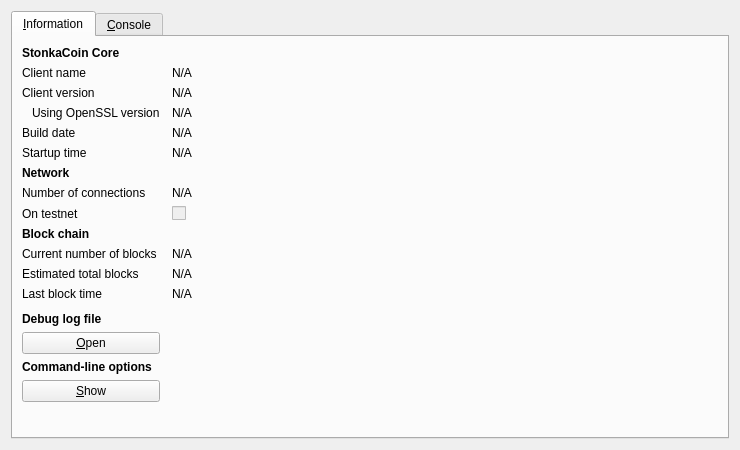
<?xml version="1.0" encoding="UTF-8"?>
<ui version="4.0">
 <class>RPCConsole</class>
 <widget class="QDialog" name="RPCConsole">
  <property name="geometry">
   <rect>
    <x>0</x>
    <y>0</y>
    <width>740</width>
    <height>450</height>
   </rect>
  </property>
  <property name="windowTitle">
   <string>StonkaCoin - Debug window</string>
  </property>
  <layout class="QVBoxLayout" name="verticalLayout_2">
   <item>
    <widget class="QTabWidget" name="tabWidget">
     <property name="currentIndex">
      <number>0</number>
     </property>
     <widget class="QWidget" name="tab_info">
      <attribute name="title">
       <string>&amp;Information</string>
      </attribute>
      <layout class="QGridLayout" name="gridLayout" columnstretch="0,1">
       <property name="horizontalSpacing">
        <number>12</number>
       </property>
       <item row="0" column="0">
        <widget class="QLabel" name="label_9">
         <property name="font">
          <font>
           <weight>75</weight>
           <bold>true</bold>
          </font>
         </property>
         <property name="text">
          <string>StonkaCoin Core</string>
         </property>
        </widget>
       </item>
       <item row="1" column="0">
        <widget class="QLabel" name="label_5">
         <property name="text">
          <string>Client name</string>
         </property>
        </widget>
       </item>
       <item row="1" column="1">
        <widget class="QLabel" name="clientName">
         <property name="cursor">
          <cursorShape>IBeamCursor</cursorShape>
         </property>
         <property name="text">
          <string>N/A</string>
         </property>
         <property name="textFormat">
          <enum>Qt::PlainText</enum>
         </property>
         <property name="textInteractionFlags">
          <set>Qt::LinksAccessibleByMouse|Qt::TextSelectableByKeyboard|Qt::TextSelectableByMouse</set>
         </property>
        </widget>
       </item>
       <item row="2" column="0">
        <widget class="QLabel" name="label_6">
         <property name="text">
          <string>Client version</string>
         </property>
        </widget>
       </item>
       <item row="2" column="1">
        <widget class="QLabel" name="clientVersion">
         <property name="cursor">
          <cursorShape>IBeamCursor</cursorShape>
         </property>
         <property name="text">
          <string>N/A</string>
         </property>
         <property name="textFormat">
          <enum>Qt::PlainText</enum>
         </property>
         <property name="textInteractionFlags">
          <set>Qt::LinksAccessibleByMouse|Qt::TextSelectableByKeyboard|Qt::TextSelectableByMouse</set>
         </property>
        </widget>
       </item>
       <item row="3" column="0">
        <widget class="QLabel" name="label_14">
         <property name="text">
          <string>Using OpenSSL version</string>
         </property>
         <property name="indent">
          <number>10</number>
         </property>
        </widget>
       </item>
       <item row="3" column="1">
        <widget class="QLabel" name="openSSLVersion">
         <property name="cursor">
          <cursorShape>IBeamCursor</cursorShape>
         </property>
         <property name="text">
          <string>N/A</string>
         </property>
         <property name="textFormat">
          <enum>Qt::PlainText</enum>
         </property>
         <property name="textInteractionFlags">
          <set>Qt::LinksAccessibleByMouse|Qt::TextSelectableByKeyboard|Qt::TextSelectableByMouse</set>
         </property>
        </widget>
       </item>
       <item row="4" column="0">
        <widget class="QLabel" name="label_12">
         <property name="text">
          <string>Build date</string>
         </property>
        </widget>
       </item>
       <item row="4" column="1">
        <widget class="QLabel" name="buildDate">
         <property name="cursor">
          <cursorShape>IBeamCursor</cursorShape>
         </property>
         <property name="text">
          <string>N/A</string>
         </property>
         <property name="textFormat">
          <enum>Qt::PlainText</enum>
         </property>
         <property name="textInteractionFlags">
          <set>Qt::LinksAccessibleByMouse|Qt::TextSelectableByKeyboard|Qt::TextSelectableByMouse</set>
         </property>
        </widget>
       </item>
       <item row="5" column="0">
        <widget class="QLabel" name="label_13">
         <property name="text">
          <string>Startup time</string>
         </property>
        </widget>
       </item>
       <item row="5" column="1">
        <widget class="QLabel" name="startupTime">
         <property name="cursor">
          <cursorShape>IBeamCursor</cursorShape>
         </property>
         <property name="text">
          <string>N/A</string>
         </property>
         <property name="textFormat">
          <enum>Qt::PlainText</enum>
         </property>
         <property name="textInteractionFlags">
          <set>Qt::LinksAccessibleByMouse|Qt::TextSelectableByKeyboard|Qt::TextSelectableByMouse</set>
         </property>
        </widget>
       </item>
       <item row="6" column="0">
        <widget class="QLabel" name="label_11">
         <property name="font">
          <font>
           <weight>75</weight>
           <bold>true</bold>
          </font>
         </property>
         <property name="text">
          <string>Network</string>
         </property>
        </widget>
       </item>
       <item row="7" column="0">
        <widget class="QLabel" name="label_7">
         <property name="text">
          <string>Number of connections</string>
         </property>
        </widget>
       </item>
       <item row="7" column="1">
        <widget class="QLabel" name="numberOfConnections">
         <property name="cursor">
          <cursorShape>IBeamCursor</cursorShape>
         </property>
         <property name="text">
          <string>N/A</string>
         </property>
         <property name="textFormat">
          <enum>Qt::PlainText</enum>
         </property>
         <property name="textInteractionFlags">
          <set>Qt::LinksAccessibleByMouse|Qt::TextSelectableByKeyboard|Qt::TextSelectableByMouse</set>
         </property>
        </widget>
       </item>
       <item row="8" column="0">
        <widget class="QLabel" name="label_8">
         <property name="text">
          <string>On testnet</string>
         </property>
        </widget>
       </item>
       <item row="8" column="1">
        <widget class="QCheckBox" name="isTestNet">
         <property name="enabled">
          <bool>false</bool>
         </property>
         <property name="text">
          <string/>
         </property>
        </widget>
       </item>
       <item row="9" column="0">
        <widget class="QLabel" name="label_10">
         <property name="font">
          <font>
           <weight>75</weight>
           <bold>true</bold>
          </font>
         </property>
         <property name="text">
          <string>Block chain</string>
         </property>
        </widget>
       </item>
       <item row="10" column="0">
        <widget class="QLabel" name="label_3">
         <property name="text">
          <string>Current number of blocks</string>
         </property>
        </widget>
       </item>
       <item row="10" column="1">
        <widget class="QLabel" name="numberOfBlocks">
         <property name="cursor">
          <cursorShape>IBeamCursor</cursorShape>
         </property>
         <property name="text">
          <string>N/A</string>
         </property>
         <property name="textFormat">
          <enum>Qt::PlainText</enum>
         </property>
         <property name="textInteractionFlags">
          <set>Qt::LinksAccessibleByMouse|Qt::TextSelectableByKeyboard|Qt::TextSelectableByMouse</set>
         </property>
        </widget>
       </item>
       <item row="11" column="0">
        <widget class="QLabel" name="label_4">
         <property name="text">
          <string>Estimated total blocks</string>
         </property>
        </widget>
       </item>
       <item row="11" column="1">
        <widget class="QLabel" name="totalBlocks">
         <property name="cursor">
          <cursorShape>IBeamCursor</cursorShape>
         </property>
         <property name="text">
          <string>N/A</string>
         </property>
         <property name="textFormat">
          <enum>Qt::PlainText</enum>
         </property>
         <property name="textInteractionFlags">
          <set>Qt::LinksAccessibleByMouse|Qt::TextSelectableByKeyboard|Qt::TextSelectableByMouse</set>
         </property>
        </widget>
       </item>
       <item row="12" column="0">
        <widget class="QLabel" name="label_2">
         <property name="text">
          <string>Last block time</string>
         </property>
        </widget>
       </item>
       <item row="12" column="1">
        <widget class="QLabel" name="lastBlockTime">
         <property name="cursor">
          <cursorShape>IBeamCursor</cursorShape>
         </property>
         <property name="text">
          <string>N/A</string>
         </property>
         <property name="textFormat">
          <enum>Qt::PlainText</enum>
         </property>
         <property name="textInteractionFlags">
          <set>Qt::LinksAccessibleByMouse|Qt::TextSelectableByKeyboard|Qt::TextSelectableByMouse</set>
         </property>
        </widget>
       </item>
       <item row="13" column="0">
        <spacer name="verticalSpacer_2">
         <property name="orientation">
          <enum>Qt::Vertical</enum>
         </property>
         <property name="sizeHint" stdset="0">
          <size>
           <width>20</width>
           <height>20</height>
          </size>
         </property>
        </spacer>
       </item>
       <item row="14" column="0">
        <widget class="QLabel" name="labelDebugLogfile">
         <property name="font">
          <font>
           <weight>75</weight>
           <bold>true</bold>
          </font>
         </property>
         <property name="text">
          <string>Debug log file</string>
         </property>
        </widget>
       </item>
       <item row="15" column="0">
        <widget class="QPushButton" name="openDebugLogfileButton">
         <property name="toolTip">
          <string>Open the StonkaCoin debug log file from the current data directory. This can take a few seconds for large log files.</string>
         </property>
         <property name="text">
          <string>&amp;Open</string>
         </property>
         <property name="autoDefault">
          <bool>false</bool>
         </property>
        </widget>
       </item>
       <item row="16" column="0">
        <widget class="QLabel" name="labelCLOptions">
         <property name="font">
          <font>
           <weight>75</weight>
           <bold>true</bold>
          </font>
         </property>
         <property name="text">
          <string>Command-line options</string>
         </property>
        </widget>
       </item>
       <item row="17" column="0">
        <widget class="QPushButton" name="showCLOptionsButton">
         <property name="toolTip">
          <string>Show the StonkaCoin-Qt help message to get a list with possible StonkaCoin command-line options.</string>
         </property>
         <property name="text">
          <string>&amp;Show</string>
         </property>
         <property name="autoDefault">
          <bool>false</bool>
         </property>
        </widget>
       </item>
       <item row="18" column="0">
        <spacer name="verticalSpacer">
         <property name="orientation">
          <enum>Qt::Vertical</enum>
         </property>
         <property name="sizeHint" stdset="0">
          <size>
           <width>20</width>
           <height>40</height>
          </size>
         </property>
        </spacer>
       </item>
      </layout>
     </widget>
     <widget class="QWidget" name="tab_console">
      <attribute name="title">
       <string>&amp;Console</string>
      </attribute>
      <layout class="QVBoxLayout" name="verticalLayout_3">
       <property name="spacing">
        <number>3</number>
       </property>
       <item>
        <widget class="QTextEdit" name="messagesWidget">
         <property name="minimumSize">
          <size>
           <width>0</width>
           <height>100</height>
          </size>
         </property>
         <property name="readOnly">
          <bool>true</bool>
         </property>
         <property name="tabKeyNavigation" stdset="0">
          <bool>false</bool>
         </property>
         <property name="columnCount" stdset="0">
          <number>2</number>
         </property>
        </widget>
       </item>
       <item>
        <layout class="QHBoxLayout" name="horizontalLayout">
         <property name="spacing">
          <number>3</number>
         </property>
         <item>
          <widget class="QLabel" name="label">
           <property name="text">
            <string notr="true">&gt;</string>
           </property>
          </widget>
         </item>
         <item>
          <widget class="QLineEdit" name="lineEdit"/>
         </item>
         <item>
          <widget class="QPushButton" name="clearButton">
           <property name="maximumSize">
            <size>
             <width>24</width>
             <height>24</height>
            </size>
           </property>
           <property name="toolTip">
            <string>Clear console</string>
           </property>
           <property name="text">
            <string/>
           </property>
           <property name="icon">
            <iconset resource="../bitcoin.qrc">
             <normaloff>:/icons/remove</normaloff>:/icons/remove</iconset>
           </property>
           <property name="shortcut">
            <string notr="true">Ctrl+L</string>
           </property>
           <property name="autoDefault">
            <bool>false</bool>
           </property>
          </widget>
         </item>
        </layout>
       </item>
      </layout>
     </widget>
    </widget>
   </item>
  </layout>
 </widget>
 <resources>
  <include location="../bitcoin.qrc"/>
 </resources>
 <connections/>
</ui>
